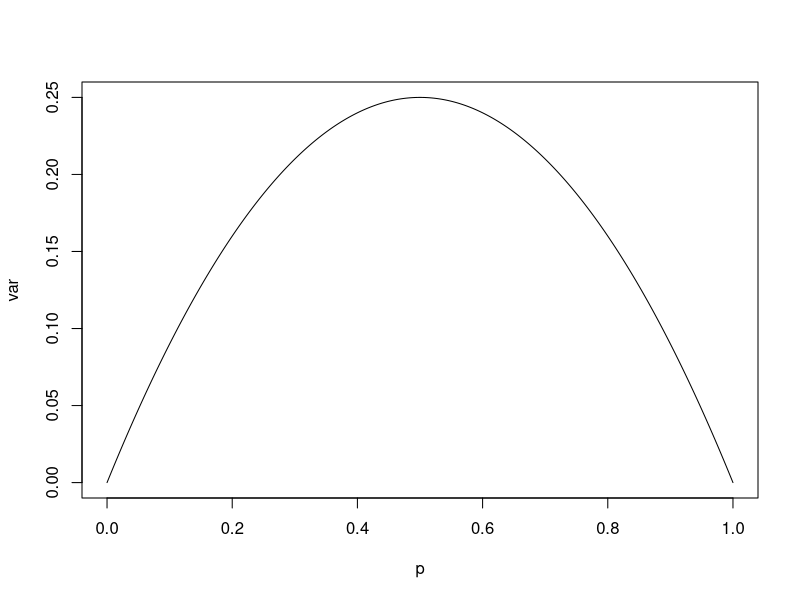
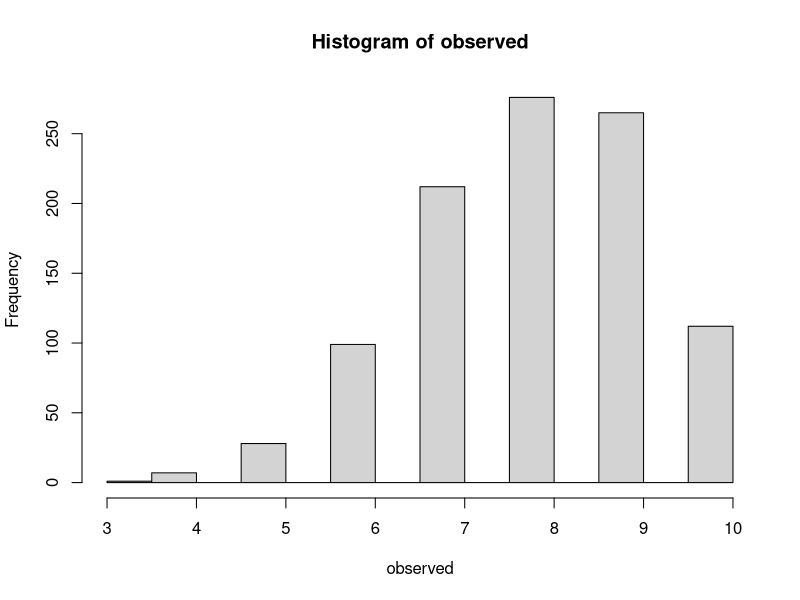
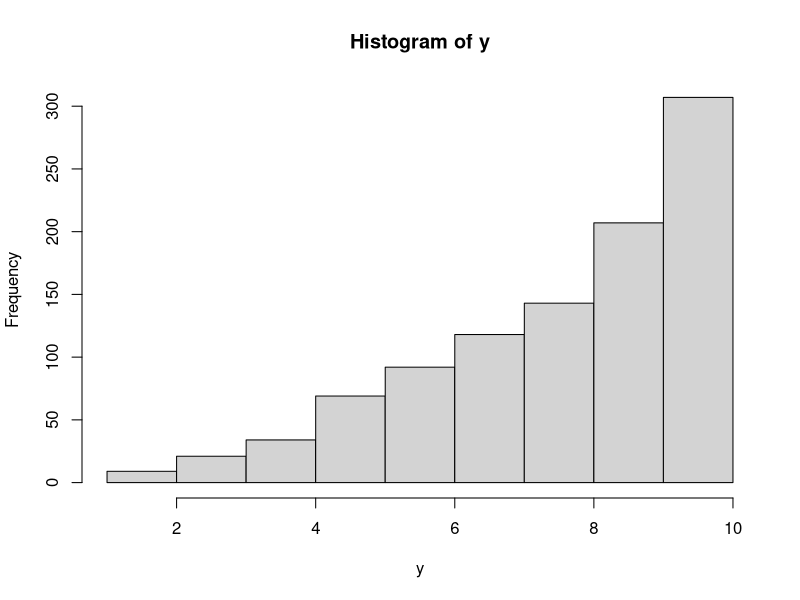

These figures' R source, in order:
## ---- chunk 1
p <- seq(0, 1, by = 0.001)
var <- p*(1-p)
plot(p, var, type = "l")

#referenced chat gpt to determine how to fix my specification of the plot function here, asked this prompt "how to plot a line in R"
## ---- chunk 2
observed <- rbinom(1000, 10, 0.8)
hist(observed)
## ---- chunk 3
p <- rbeta(1000, 4, 1)
y <- rbinom(1000, 10, p)
hist(y)
## ---- chunk 4
mean(observed)
mean(y)

sd(observed)
sd(y)
